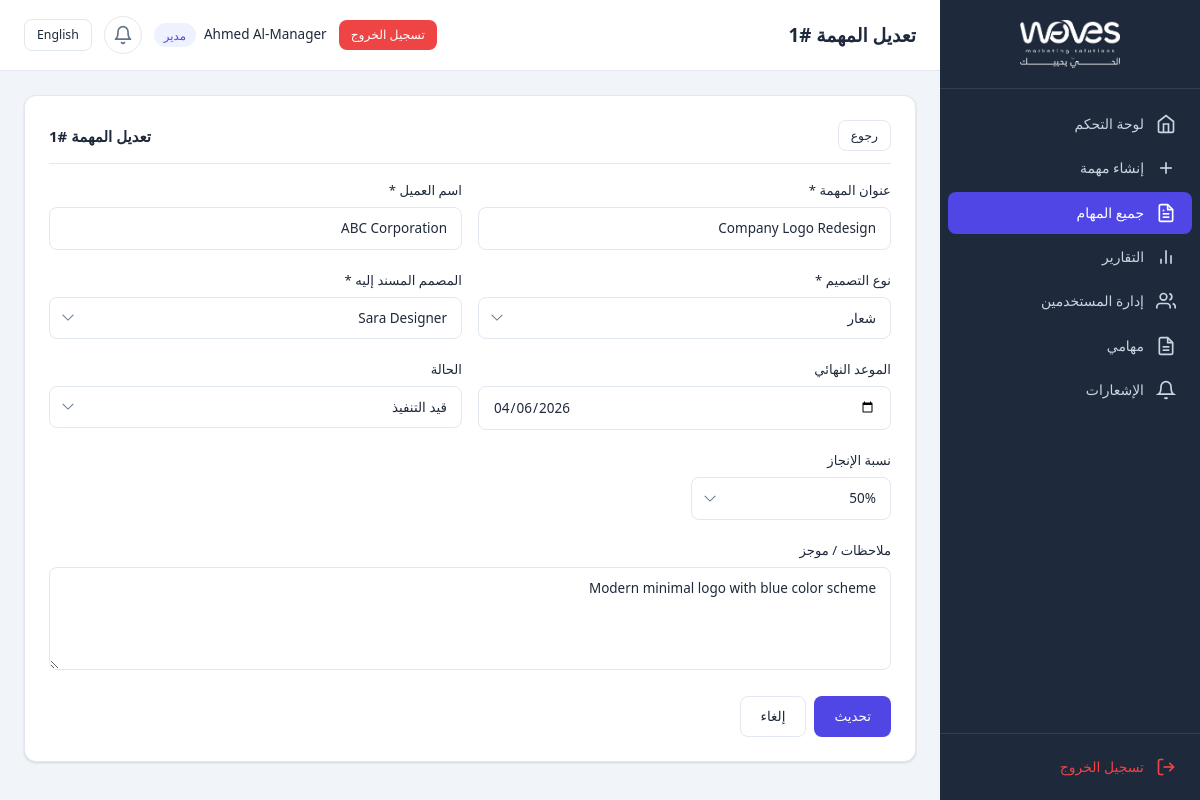
Page /manager/edit_task.php?id=1 (signed in) on the committed database.
### tables this page shows
CREATE TABLE IF NOT EXISTS `tasks` (
    `id` INT UNSIGNED NOT NULL AUTO_INCREMENT,
    `title` VARCHAR(255) NOT NULL,
    `client_name` VARCHAR(150) NOT NULL,
    `design_type` ENUM('file', 'logo', 'design', 'motion_design', 'profile') NOT NULL,
    `notes` TEXT NULL,
    `deadline` DATE NULL,
    `assigned_to` INT UNSIGNED NOT NULL,
    `progress_percentage` TINYINT UNSIGNED NOT NULL DEFAULT 0,
    `status` ENUM('new', 'in_progress', 'delivered') NOT NULL DEFAULT 'new',
    `file_path` TEXT NULL DEFAULT NULL,
    `created_by` INT UNSIGNED NOT NULL,
    `created_at` DATETIME NOT NULL DEFAULT CURRENT_TIMESTAMP,
    `updated_at` DATETIME NOT NULL DEFAULT CURRENT_TIMESTAMP ON UPDATE CURRENT_TIMESTAMP,
    PRIMARY KEY (`id`),
    KEY `idx_assigned_to` (`assigned_to`),
    KEY `idx_status` (`status`),
    KEY `idx_design_type` (`design_type`),
    KEY `idx_deadline` (`deadline`),
    KEY `idx_created_by` (`created_by`),
    CONSTRAINT `fk_tasks_assigned_to` FOREIGN KEY (`assigned_to`) REFERENCES `users` (`id`) ON DELETE CASCADE,
    CONSTRAINT `fk_tasks_created_by` FOREIGN KEY (`created_by`) REFERENCES `users` (`id`) ON DELETE CASCADE
);

CREATE TABLE IF NOT EXISTS `users` (
    `id` INT UNSIGNED NOT NULL AUTO_INCREMENT,
    `full_name` VARCHAR(100) NOT NULL,
    `email` VARCHAR(150) NOT NULL,
    `password` VARCHAR(255) NOT NULL,
    `role` ENUM('manager', 'designer', 'supervisor') NOT NULL DEFAULT 'designer',
    `language_preference` ENUM('en', 'ar') NOT NULL DEFAULT 'en',
    `telegram_chat_id` VARCHAR(50) NULL DEFAULT NULL,
    `created_at` DATETIME NOT NULL DEFAULT CURRENT_TIMESTAMP,
    `updated_at` DATETIME NOT NULL DEFAULT CURRENT_TIMESTAMP ON UPDATE CURRENT_TIMESTAMP,
    PRIMARY KEY (`id`),
    UNIQUE KEY `idx_email` (`email`)
);

### includes/language.php (called while the page is built, shortened)
<?php
function loadLanguage() {
    $langFile = __DIR__ . '/../config/lang_' . $_SESSION['lang'] . '.php';
    return $lang;
}
function getCurrentLang() {
    return $_SESSION['lang'] ?? 'en';
}
function getDirection() {
    return (getCurrentLang() === 'ar') ? 'rtl' : 'ltr';
}
function __($key) {
    global $lang;
    return $lang[$key] ?? $key;
}

### includes/auth.php (called while the page is built, shortened)
<?php
require_once __DIR__ . '/language.php';
$lang = loadLanguage();
function isLoggedIn() {
    return isset($_SESSION['user_id']) && !empty($_SESSION['user_id']);
}
function getCurrentUser() {
    return [
        'id'        => $_SESSION['user_id'],
        'full_name' => $_SESSION['full_name'],
        'email'     => $_SESSION['email'],
        'role'      => $_SESSION['role'],
    ];
}
function isManager() {
    return isLoggedIn() && $_SESSION['role'] === ROLE_MANAGER;
}
function sanitize($input) {
    return htmlspecialchars(trim($input), ENT_QUOTES, 'UTF-8');
}

### includes/helpers.php (called while the page is built, shortened)
<?php
function getDesigners() {
    $pdo = getDBConnection();
    $stmt = $pdo->query("SELECT id, full_name, email, role FROM users ORDER BY FIELD(role, 'manager', 'designer'), full_name");
    return $stmt->fetchAll();
}

### manager/edit_task.php (the view, shortened to what this page needs)
<?php
require_once __DIR__ . '/../includes/auth.php';
require_once __DIR__ . '/../includes/helpers.php';
$taskId = (int)($_GET['id'] ?? 0);
$pdo = getDBConnection();
$stmt = $pdo->prepare("SELECT * FROM tasks WHERE id = ?");
$stmt->execute([$taskId]);
$task = $stmt->fetch();
$pageTitle = __('edit_task') . ' #' . $task['id'];
$errors = [];
$designers = getDesigners();
if ($_SERVER['REQUEST_METHOD'] === 'POST') {
    if (!validateCSRFToken($_POST['csrf_token'] ?? '')) {
        $errors[] = __('error');
    }
    $title       = trim($_POST['title'] ?? '');
    $clientName  = trim($_POST['client_name'] ?? '');
    $designType  = $_POST['design_type'] ?? '';
    $notes       = trim($_POST['notes'] ?? '');
    $deadline    = $_POST['deadline'] ?? '';
    $assignedTo  = (int)($_POST['assigned_to'] ?? 0);
    $progress    = (int)($_POST['progress_percentage'] ?? 0);
    $newStatus   = $_POST['status'] ?? $task['status'];
    if (empty($title))      $errors[] = __('task_title') . ': ' . __('required_field');
    if (empty($clientName)) $errors[] = __('client_name') . ': ' . __('required_field');
    if (empty($designType) || !array_key_exists($designType, DESIGN_TYPES)) $errors[] = __('design_type') . ': ' . __('required_field');
    if (empty($assignedTo)) $errors[] = __('assigned_designer') . ': ' . __('required_field');
    if (!in_array($newStatus, array_keys(TASK_STATUSES))) $newStatus = $task['status'];
    if (!in_array($progress, PROGRESS_OPTIONS)) $progress = $task['progress_percentage'];
    if (empty($errors)) {
        $updateStmt = $pdo->prepare("
            UPDATE tasks SET title = ?, client_name = ?, design_type = ?, notes = ?,
            deadline = ?, assigned_to = ?, progress_percentage = ?, status = ?, updated_at = NOW()
            WHERE id = ?
        ");
        $updateStmt->execute([
            $title, $clientName, $designType, $notes,
            $deadline ?: null, $assignedTo, $progress, $newStatus, $taskId
        ]);
        if ($newStatus !== $task['status']) {
            logStatusChange($taskId, $task['status'], $newStatus, getCurrentUser()['id']);
        }
        redirectWith('/manager/all_tasks.php', 'success', __('task_updated'));
    }
} else {
    $title       = $task['title'];
    $clientName  = $task['client_name'];
    $designType  = $task['design_type'];
    $notes       = $task['notes'];
    $deadline    = $task['deadline'];
    $assignedTo  = $task['assigned_to'];
    $progress    = $task['progress_percentage'];
    $newStatus   = $task['status'];
}
include __DIR__ . '/../templates/header.php';
?>
<div class="card">
    <div class="card-header">
        <h2 class="card-title"><?= __('edit_task') ?> #<?= $task['id'] ?></h2>
        <a href="/manager/all_tasks.php" class="btn btn-sm btn-outline"><?= __('back') ?></a>
    </div>
    <form method="POST" action="" data-validate="true">
        <div class="form-row">
            <div class="form-group">
                <label class="form-label" for="title"><?= __('task_title') ?> *</label>
                <input type="text" id="title" name="title" class="form-control"
                       value="<?= sanitize($title) ?>" required>
            </div>
            <div class="form-group">
                <label class="form-label" for="client_name"><?= __('client_name') ?> *</label>
                <input type="text" id="client_name" name="client_name" class="form-control"
                       value="<?= sanitize($clientName) ?>" required>
            </div>
        </div>
        <div class="form-row">
            <div class="form-group">
                <label class="form-label" for="design_type"><?= __('design_type') ?> *</label>
                <select id="design_type" name="design_type" class="form-control" required>
                    <?php foreach (DESIGN_TYPES as $key => $labels): ?>
                    <option value="<?= $key ?>" <?= $designType === $key ? 'selected' : '' ?>>
                        <?= $labels[getCurrentLang()] ?>
                    </option>
                    <?php endforeach; ?>
                </select>
            </div>
            <div class="form-group">
                <label class="form-label" for="assigned_to"><?= __('assigned_designer') ?> *</label>
                <select id="assigned_to" name="assigned_to" class="form-control" required>
                    <?php foreach ($designers as $designer): ?>
                    <option value="<?= $designer['id'] ?>" <?= $assignedTo == $designer['id'] ? 'selected' : '' ?>>
                        <?= sanitize($designer['full_name']) ?><?= $designer['role'] === 'manager' ? ' (' . __('role_manager') . ')' : '' ?>
                    </option>
                    <?php endforeach; ?>
                </select>
            </div>
        </div>
        <div class="form-row">
            <div class="form-group">
                <label class="form-label" for="deadline"><?= __('deadline') ?></label>
                <input type="date" id="deadline" name="deadline" class="form-control"
                       value="<?= sanitize($deadline) ?>">
            </div>
            <div class="form-group">
                <label class="form-label" for="status"><?= __('status') ?></label>
                <select id="status" name="status" class="form-control">
                    <?php foreach (TASK_STATUSES as $key => $labels): ?>
                    <option value="<?= $key ?>" <?= $newStatus === $key ? 'selected' : '' ?>>
                        <?= $labels[getCurrentLang()] ?>
                    </option>
                    <?php endforeach; ?>
                </select>
            </div>
        </div>
        <div class="form-group">
            <label class="form-label" for="progress_percentage"><?= __('progress') ?></label>
            <select id="progress_percentage" name="progress_percentage" class="form-control" style="max-width:200px;">
                <?php foreach (PROGRESS_OPTIONS as $opt): ?>
                <option value="<?= $opt ?>" <?= $progress == $opt ? 'selected' : '' ?>>
                    <?= $opt ?>%
                </option>
                <?php endforeach; ?>
            </select>
        </div>
        <div class="form-group">
            <label class="form-label" for="notes"><?= __('notes') ?></label>
            <textarea id="notes" name="notes" class="form-control" rows="4"><?= sanitize($notes) ?></textarea>
        </div>
        <div class="btn-group">
            <button type="submit" class="btn btn-primary"><?= __('update') ?></button>
            <a href="/manager/all_tasks.php" class="btn btn-outline"><?= __('cancel') ?></a>
        </div>
    </form>
</div>
<?php include __DIR__ . '/../templates/footer.php'; ?>

### templates/header.php (shortened to what this page needs)
<?php
$currentUser = getCurrentUser();
$dir = getDirection();
$currentLang = getCurrentLang();
$switchLang = ($currentLang === 'en') ? 'ar' : 'en';
$pageName = isset($pageTitle) ? $pageTitle : __('app_name');
$langSwitchUrl = strtok($_SERVER['REQUEST_URI'], '?');
$queryParams = $_GET;
$queryParams['lang'] = $switchLang;
$langSwitchUrl .= '?' . http_build_query($queryParams);
?>
<!DOCTYPE html>
<html lang="<?= $currentLang ?>" dir="<?= $dir ?>">
<head>
    <link rel="stylesheet" href="/assets/css/style.css">
    <?php if ($dir === 'rtl'): ?>
    <link rel="stylesheet" href="/assets/css/rtl.css">
    <?php endif; ?>
</head>
<body class="<?= $dir ?>">
<?php if (isLoggedIn()): ?>
<div class="app-layout">
    <?php include __DIR__ . '/sidebar.php'; ?>
    <main class="main-content">
        <div class="top-bar">
            <div class="top-bar-left">
                <h1 class="page-title"><?= sanitize($pageName) ?></h1>
            </div>
            <div class="top-bar-right">
                <a href="<?= $langSwitchUrl ?>" class="btn btn-sm btn-outline lang-switch"><?= __('nav_language') ?></a>
                <div class="notif-wrapper" id="notifWrapper" style="position:relative;">
                    <button class="notif-bell" id="notifBell" type="button" title="<?= __('notifications') ?>" style="background:none;border:1px solid #e2e8f0;cursor:pointer;position:relative;width:38px;height:38px;border-radius:50%;color:#64748b;display:flex;align-items:center;justify-content:center;transition:all 0.2s ease;">
                        <svg width="20" height="20" viewBox="0 0 24 24" fill="none" stroke="currentColor" stroke-width="2" stroke-linecap="round" stroke-linejoin="round"><path d="M18 8A6 6 0 006 8c0 7-3 9-3 9h18s-3-2-3-9"/><path d="M13.73 21a2 2 0 01-3.46 0"/></svg>
                    </button>
                </div>
                <div class="user-info">
                    <span class="user-name"><?= sanitize($currentUser['full_name']) ?></span>
                    <span class="user-role badge badge-role"><?= isManager() ? __('role_manager') : (isSupervisor() ? __('role_supervisor') : __('role_designer')) ?></span>
                </div>
                <a href="/logout.php" class="btn btn-sm btn-danger"><?= __('logout') ?></a>
            </div>
        </div>
        <div class="content-wrapper">
<?php endif; ?>

### assets/css/rtl.css (style rules this page uses)
.rtl { text-align: right; }
.rtl .form-group { text-align: right; }
.rtl select.form-control { background-position: left 12px center; padding-left: 36px; padding-right: 14px; }
.rtl .top-bar-right { flex-direction: row-reverse; }
.rtl .card-header { flex-direction: row-reverse; }

### rows in the picture
tasks: id "تعديل المهمة #1", id "1", title "Company Logo Redesign", client_name "ABC Corporation", design_type "شعار", assigned_to "Sara Designer", deadline "04/06/2026", status "قيد التنفيذ", progress_percentage "50%", notes "Modern minimal logo with blue color scheme"
users: full_name "Ahmed Al-Manager"

### other values in the picture
__('nav_dashboard') "لوحة التحكم"
__('nav_create_task') "إنشاء مهمة"
__('nav_all_tasks') "جميع المهام"
__('nav_reports') "التقارير"
__('nav_users') "إدارة المستخدمين"
__('nav_my_tasks') "مهامي"
__('notifications') "الإشعارات"
__('logout') "تسجيل الخروج"
__('nav_language') "English"
__('role_manager') "مدير"
__('edit_task') "تعديل المهمة"
__('back') "رجوع"
__('task_title') "عنوان المهمة"
__('client_name') "اسم العميل"
__('design_type') "نوع التصميم"
